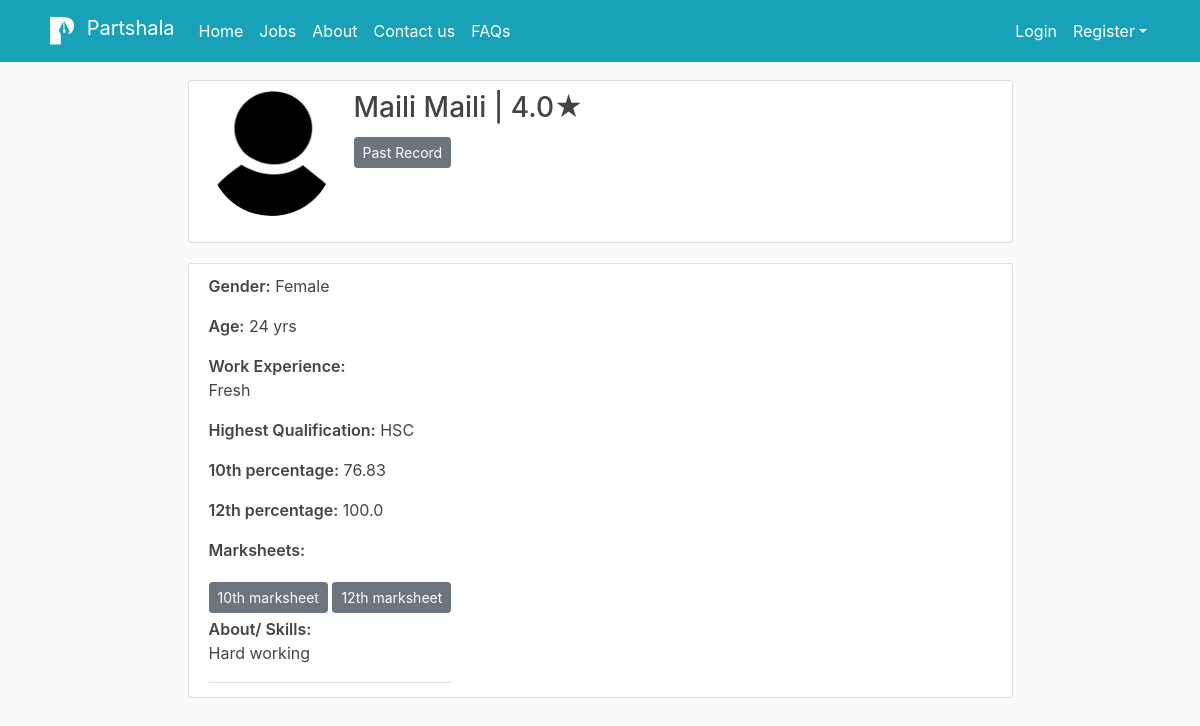
The page /profile-fellow/hire-associate-detail/2/ on the database as committed earlier.
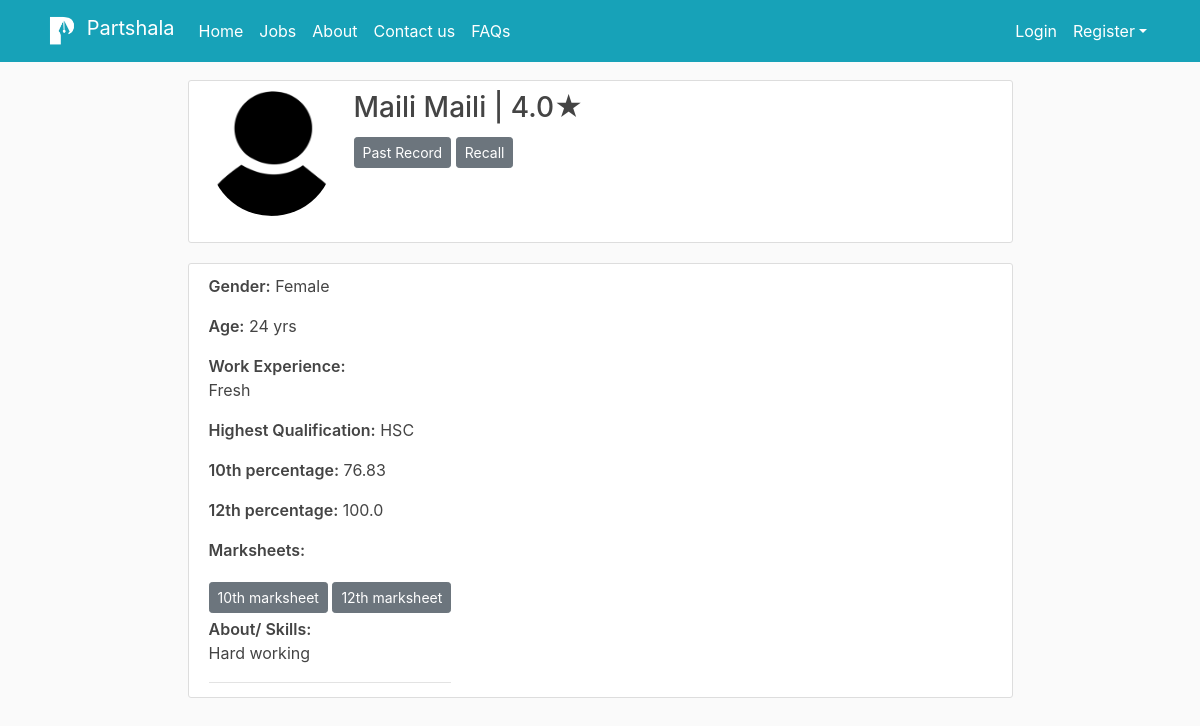
The same page on the database as committed later.
### users/views.py (the view)
# urls.py: path('hire-associate-detail/<int:application_id>/', user_views.ApplicantDetailView.as_view(), name='hire_associate_detail'),
class ApplicantDetailView(DetailView):
    model = Application
    template_name = 'users/hire_associate_detail.html'
    pk_url_kwarg = 'application_id'
    def get_object(self, queryset=None):
        obj = super(ApplicantDetailView, self).get_object(queryset=queryset)
        if obj is None:
            raise Http404("Associate doesn't exists")
        return obj
    def get_context_data(self, **kwargs):
        context = super().get_context_data(**kwargs)
        application = Application.objects.get(id=self.kwargs['application_id'])
        context['application'] = application
        context['rating'] = application.associate.profileassociate.associate_avg_rating
        now = datetime.now()
        if application.post.start_date <= now.date() and application.post.end_date >= now.date() :
            context['job_started'] = True
        elif application.post.end_date < now.date() :
            context['job_completed'] = True
        return context

### users/models.py (called while the page is built)
    def get_age(self):
        now = datetime.now()
        age = (now.date() - self.date_of_birth).days/365.25
        return int(age)

### users/templates/users/hire_associate_detail.html (shortened to what this page needs)
{% extends "blog/base.html" %}
{% block content %}
<div class="row justify-content-center">
	<div class="col-12 col-md-9">
			<article class="media content-section">
			    <img class="rounded-circle account-img" src="{{ object.associate.profileassociate.image.url }}">
	            <div class="media-body">
		      	<h3 class="account-helang">{{ application.associate.profileassociate.first_name }} {{ application.associate.profileassociate.last_name }} | {{application.associate.profileassociate.associate_avg_rating}}<span>&#9733;</span></h3>
	  			<a class= "btn btn-secondary btn-sm mt-1 mb-1" href="{% url 'associate_record' object.id %}">Past Record</a>
			    {% if application.is_hired and job_completed %}
	  				<a class= "btn btn-secondary btn-sm mt-1 mb-1" href="{% url 'recall' object.id %}">Recall</a>
	  			{% endif %}
			</article>
	</div>
	<div class="col-12 col-md-9">
			<article class="media content-section">
			    <div class="article-metadata">
				    <p class="article-content"> <span style="font-weight: 600">Gender:</span> {{ application.associate.profileassociate.gender }} </p>
		    <p class="article-content"> <span style="font-weight: 600">Age:</span> {{ application.associate.profileassociate.age }}  yrs</p>
		    <p class="article-content"> <span style="font-weight: 600">Work Experience:</span><br> {{ application.associate.profileassociate.work_ex }}</p>
		    <p class="article-content"> <span style="font-weight: 600">Highest Qualification:</span> {{ application.associate.profileassociate.max_qualification }} </p>
		    <p class="article-content"> <span style="font-weight: 600">10th percentage:</span> {{ application.associate.profileassociate.ssc_score }}</p>
		    <p class="article-content"> <span style="font-weight: 600">12th percentage:</span> {{ application.associate.profileassociate.hsc_score }}</p>
		    <p> <span style="font-weight: 600">Marksheets: </span></p>
		    <a class= "btn btn-secondary btn-sm mt-1 mb-1" href="{% url 'ssc_marksheet' object.id %}">10th marksheet</a>
		    <a class= "btn btn-secondary btn-sm mt-1 mb-1" href="{% url 'hsc_marksheet' object.id %}">12th marksheet</a>
		    <p class="article-content"> <span style="font-weight: 600">About/ Skills:</span><br> {{ application.associate.profileassociate.associate_bio }}</p>
				</div>
			</article>
	</div>
</div>
<div class="row justify-content-center">
	<div class="col-12 col-md-9">
	</div>
</div>
{% endblock content %}

Rows that differ between the two databases and show on the page:
changed Application "Maili": is_hired False → True (drawn)
Other text that changed with them:
text now shown: "Recall"
